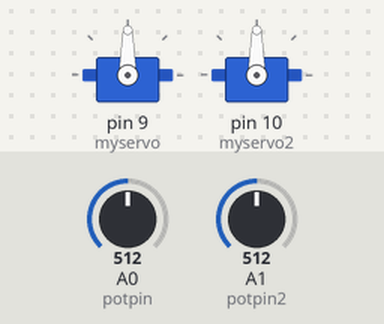
Recording of a sketch running on a simulated Arduino Uno, built with avr-gcc and run on an emulated ATmega328P. Shown: 2 × servo. The inputs (shaded band) are chosen by the test bench; at power-on: A0 (potpin) = 512, A1 (potpin2) = 512.

Above: at 1.2 s.
1.3 s: A0 (potpin) set to 716
At 1.9 s:
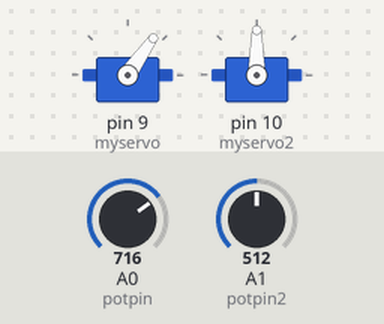
2.8 s: A1 (potpin2) set to 716
At 3.7 s:
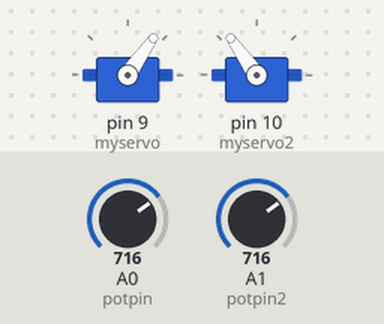
4.3 s: A0 (potpin) set to 900
At 4.8 s:
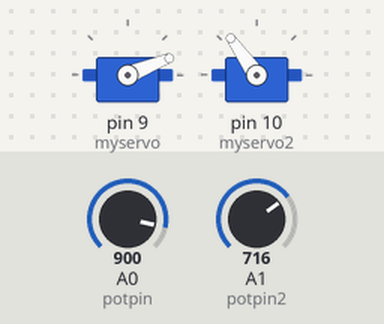
5.8 s: A1 (potpin2) set to 900
At 7.0 s:
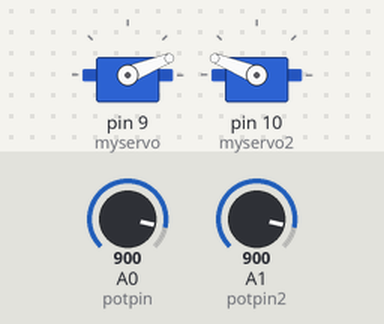
7.3 s: A0 (potpin) set to 1023
At 8.3 s:
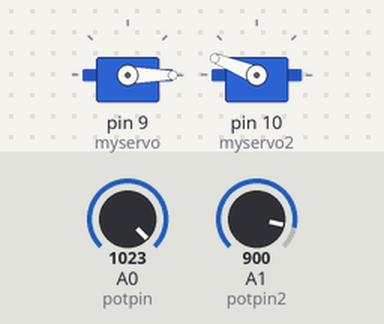
8.8 s: A1 (potpin2) set to 1023
At 9.5 s:
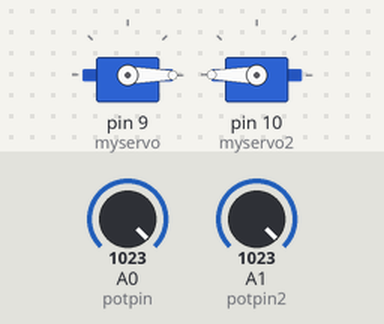
Timing chart, 0 to 11.3 s (numbered marks = the images above; inputs shaded):
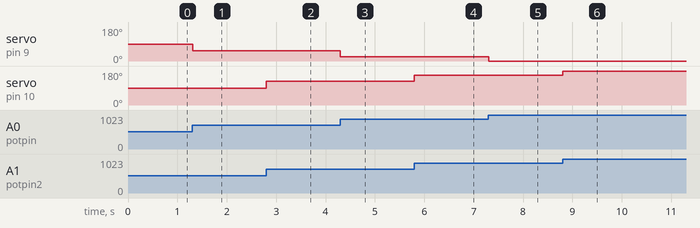

The sketch:

DoubleKnob.ino
```cpp
/*
 Controlling a servo position using a potentiometer (variable resistor)
 by Michal Rinott <http://people.interaction-ivrea.it/m.rinott>

 modified on 8 Nov 2013
 by Scott Fitzgerald
 http://arduino.cc/en/Tutorial/Knob
*/

#include <Servo.h>

Servo myservo;  // create servo object to control a servo
Servo myservo2;  // create servo object to control a servo

int potpin = A0;  // analog pin used to connect the potentiometer
int potpin2 = A1;  // analog pin used to connect the potentiometer
int val;    // variable to read the value from the analog pin
int val2;    // variable to read the value from the analog pin

void setup() {
  myservo.attach(9);  // attaches the servo on pin 9 to the servo object
  myservo2.attach(10);
}

void loop() {
  val = analogRead(potpin);            // reads the value of the potentiometer (value between 0 and 1023)
  val = map(val, 0, 1023, 180, 0);     // scale it to use it with the servo (value between 0 and 180)

  val2 = analogRead(potpin2);            // reads the value of the potentiometer (value between 0 and 1023)
  val2 = map(val2, 0, 1023, 0, 180);     // scale it to use it with the servo (value between 0 and 180)

  myservo.write(val);                  // sets the servo position according to the scaled value
  myservo2.write(val2);                  // sets the servo position according to the scaled value
  delay(15);                           // waits for the servo to get there
}
```

Measured:
- after the input at 1.3 s, servo on pin 9 (myservo): 90° → 55° at once
- after the input at 2.8 s, servo on pin 10 (myservo2): 90° → 125° at once
- after the input at 4.3 s, servo on pin 9 (myservo): 55° → 22° at once
- after the input at 5.8 s, servo on pin 10 (myservo2): 125° → 158° at once
- after the input at 7.3 s, servo on pin 9 (myservo): 22° → 0° at once
- after the input at 8.8 s, servo on pin 10 (myservo2): 158° → 180° at once
